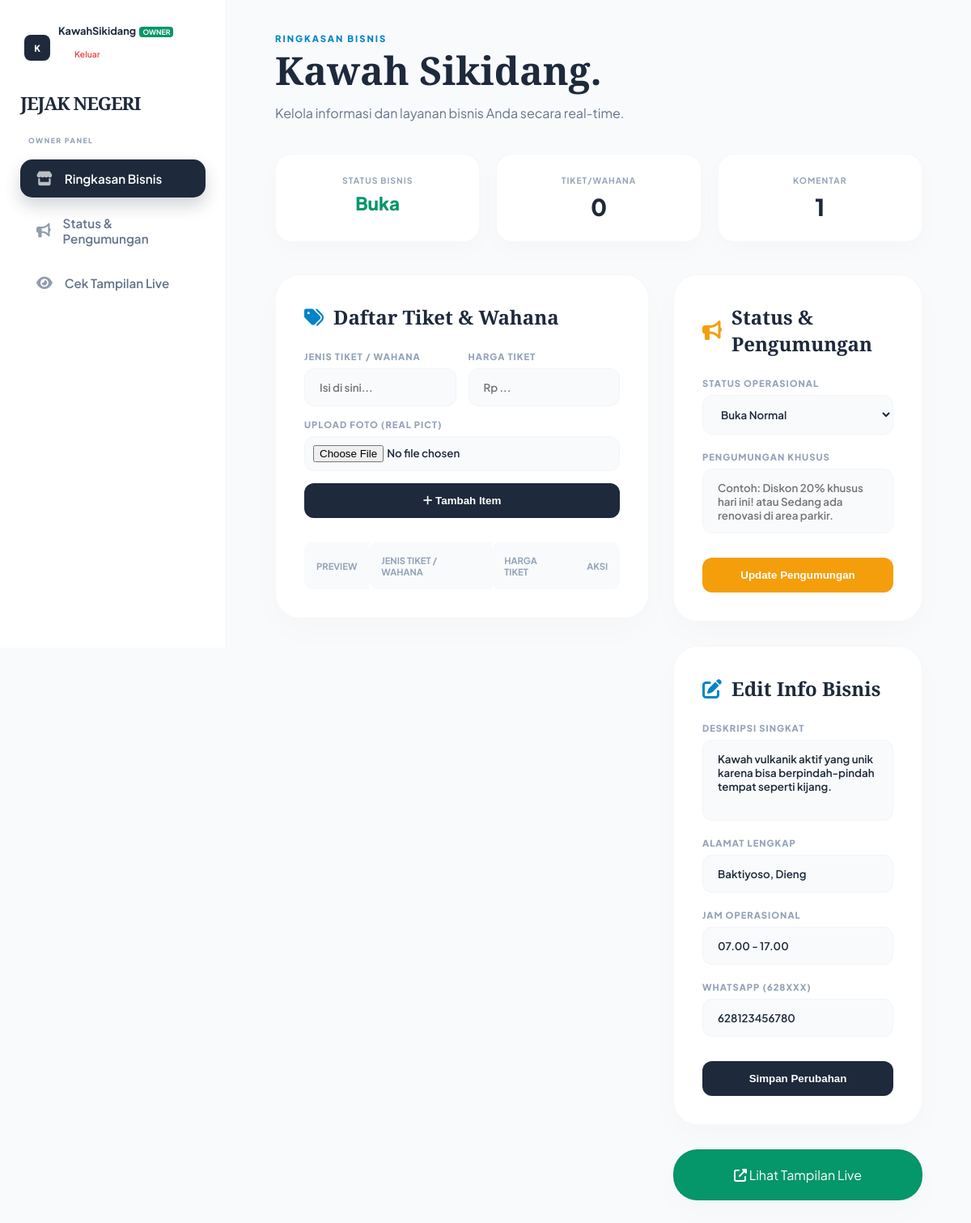
/owner_dashboard.php (signed in), run on the app's committed database.
### tables this page shows
CREATE TABLE `items` (
  `id` int NOT NULL,
  `category` enum('wisata','kuliner','penginapan') NOT NULL,
  `name` varchar(255) NOT NULL,
  `description` text,
  `price` varchar(100) DEFAULT NULL,
  `hours` varchar(100) DEFAULT NULL,
  `location` varchar(255) DEFAULT NULL,
  `sosmed` varchar(100) DEFAULT NULL,
  `maps_url` text,
  `image_url` text,
  `whatsapp` varchar(20) DEFAULT NULL,
  `menu` text,
  `room_types` text,
  `facilities` text,
  `status` varchar(50) DEFAULT 'Buka',
  `announcement` text,
  `owner_id` int DEFAULT NULL,
  `created_at` timestamp NOT NULL DEFAULT CURRENT_TIMESTAMP
);

### owner_dashboard.php (the view, shortened to what this page needs)
<?php
include 'db_config.php';
$user_id = $_SESSION['user_id'];
$biz_sql = "SELECT * FROM items WHERE owner_id = '$user_id' LIMIT 1";
$biz_res = mysqli_query($conn, $biz_sql);
$biz = mysqli_fetch_assoc($biz_res);
$biz_id = $biz['id'];
$label_title = "Daftar Harga & Menu";
$label_item = "Nama Item";
$label_price = "Harga";
$label_stats = "Layanan/Menu";
if ($biz['category'] == 'penginapan') {
    $label_title = "Daftar Kamar & Fasilitas";
    $label_item = "Tipe Kamar / Layanan";
    $label_price = "Biaya per Malam";
    $label_stats = "Tipe Kamar";
} elseif ($biz['category'] == 'wisata') {
    $label_title = "Daftar Tiket & Wahana";
    $label_item = "Jenis Tiket / Wahana";
    $label_price = "Harga Tiket";
    $label_stats = "Tiket/Wahana";
}
$comment_count = mysqli_fetch_assoc(mysqli_query($conn, "SELECT COUNT(*) as count FROM comments WHERE item_id = $biz_id"))['count'];
$price_item_count = mysqli_fetch_assoc(mysqli_query($conn, "SELECT COUNT(*) as count FROM business_items WHERE parent_item_id = $biz_id"))['count'];
?>
<!DOCTYPE html>
<html lang="id">
<head>
    <link rel="stylesheet" href="style.css?v=1.6">
</head>
<body style="background: #f8fafc;">
    <?php include 'sidebar.php'; ?>
    <main class="content-area-with-sidebar">
        <div class="page-container">
            <div class="biz-info-header">
                <p style="color: var(--accent); font-weight: 800; text-transform: uppercase; letter-spacing: 2px; font-size: 0.7rem;">Ringkasan Bisnis</p>
                <h1 style="font-family: 'Playfair Display'; font-size: 3rem; margin-bottom: 10px;"><?= $biz['name'] ?><span>.</span></h1>
                <p style="color: #64748b;">Kelola informasi dan layanan bisnis Anda secara real-time.</p>
            </div>
            <div class="stats-row">
                <div class="stat-card">
                    <h4>Status Bisnis</h4>
                    <p style="color: #059669; font-size: 1.4rem;"><?= $biz['status'] ?? 'Buka' ?></p>
                </div>
                <div class="stat-card">
                    <h4><?= $label_stats ?></h4>
                    <p><?= $price_item_count ?></p>
                </div>
                <div class="stat-card">
                    <h4>Komentar</h4>
                    <p><?= $comment_count ?></p>
                </div>
            </div>
            <div class="dashboard-grid">
                <div class="left-col">
                    <div class="card-panel" id="manage">
                        <h3 class="panel-title"><i class="fas fa-tags" style="color: var(--accent);"></i> <?= $label_title ?></h3>
                        <form action="owner_dashboard.php" method="POST" enctype="multipart/form-data" style="display: grid; grid-template-columns: 1fr 1fr; gap: 15px; margin-bottom: 30px;">
                            <div class="input-wrap">
                                <label><?= $label_item ?></label>
                                <input type="text" name="sub_name" class="minimal-input" placeholder="Isi di sini..." required>
                            </div>
                            <div class="input-wrap">
                                <label><?= $label_price ?></label>
                                <input type="text" name="sub_price" class="minimal-input" placeholder="Rp ..." required>
                            </div>
                            <div class="input-wrap" style="grid-column: span 2;">
                                <label>Upload Foto (Real Pict)</label>
                                <input type="file" name="sub_image" class="minimal-input" style="padding: 10px;" accept="image/*">
                            </div>
                            <button type="submit" name="add_sub_item" class="btn-action" style="grid-column: span 2; margin-top:0;">
                                <i class="fas fa-plus"></i> Tambah Item
                            </button>
                        </form>
                        <table>
                            <thead>
                                <tr>
                                    <th>Preview</th>
                                    <th><?= $label_item ?></th>
                                    <th><?= $label_price ?></th>
                                    <th style="text-align: right;">Aksi</th>
                                </tr>
                            </thead>
                        </table>
                    </div>
                </div>
                <div class="right-col">
                    <div class="card-panel" id="bullhorn">
                        <h3 class="panel-title"><i class="fas fa-bullhorn" style="color: #f59e0b;"></i> Status & Pengumungan</h3>
                        <form action="owner_dashboard.php" method="POST" class="form-row">
                            <div class="input-wrap">
                                <label>Status Operasional</label>
                                <select name="status" class="minimal-input">
                                    <option value="Buka" <?= $biz['status'] == 'Buka' ? 'selected' : '' ?>>Buka Normal</option>
                                </select>
                            </div>
                            <div class="input-wrap">
                                <label>Pengumungan Khusus</label>
                                <textarea name="announcement" class="minimal-input" style="height: 80px; resize: none;" placeholder="Contoh: Diskon 20% khusus hari ini! atau Sedang ada renovasi di area parkir."><?= htmlspecialchars($biz['announcement'] ?? '') ?></textarea>
                            </div>
                            <button type="submit" name="update_biz_info" class="btn-action" style="background: #f59e0b;">Update Pengumungan</button>
                        </form>
                    </div>
                    <div class="card-panel">
                        <h3 class="panel-title"><i class="fas fa-edit" style="color: var(--accent);"></i> Edit Info Bisnis</h3>
                        <form action="owner_dashboard.php" method="POST" class="form-row">
                            <div class="input-wrap">
                                <label>Deskripsi Singkat</label>
                                <textarea name="description" class="minimal-input" style="height: 100px; resize: none;"><?= htmlspecialchars($biz['description']) ?></textarea>
                            </div>
                            <div class="input-wrap">
                                <label>Alamat Lengkap</label>
                                <input type="text" name="location" class="minimal-input" value="<?= htmlspecialchars($biz['location']) ?>">
                            </div>
                            <div class="input-wrap">
                                <label>Jam Operasional</label>
                                <input type="text" name="hours" class="minimal-input" value="<?= htmlspecialchars($biz['hours']) ?>">
                            </div>
                            <div class="input-wrap">
                                <label>WhatsApp (628xxx)</label>
                                <input type="text" name="whatsapp" class="minimal-input" value="<?= htmlspecialchars($biz['whatsapp']) ?>">
                            </div>
                            <button type="submit" name="update_biz_info" class="btn-action">Simpan Perubahan</button>
                        </form>
                    </div>
                    <a href="beranda.php" target="_blank" class="card-panel" style="display: block; text-decoration: none; text-align: center; background: var(--nature); color: white; padding: 20px;">
                        <i class="fas fa-external-link-alt"></i> Lihat Tampilan Live
                    </a>
                </div>
            </div>
        </div>
    </main>
</body>
</html>

### style.css (style rules this page uses)
:root { --primary: #1e293b; --accent: #0284c7; --nature: #059669; --bg-light: #f8fafc; --card-bg: #ffffff; --sidebar-width: 280px; --radius-lg: 30px; --radius-md: 20px; --shadow-soft: 0 10px 40px rgba(0,0,0,0.04); --transition: all 0.5s cubic-bezier(0.16, 1, 0.3, 1); }
* { margin: 0; padding: 0; box-sizing: border-box; -webkit-font-smoothing: antialiased; }
body { font-family: 'Plus Jakarta Sans', sans-serif; background-color: var(--bg-light); color: var(--primary); min-height: 100vh; overflow-x: hidden; }
.content-area-with-sidebar { margin-left: var(--sidebar-width); width: calc(100% - var(--sidebar-width)); min-height: 100vh; position: relative; }

### owner_dashboard.php (style rules this page uses)
.page-container { padding: 40px 60px; }
.biz-info-header { margin-bottom: 40px; }
.stats-row { display: grid; grid-template-columns: repeat(3, 1fr); gap: 20px; margin-bottom: 40px; }
.stat-card { background: white; padding: 25px; border-radius: 20px; box-shadow: 0 10px 30px rgba(0,0,0,0.02); border: 1px solid rgba(0,0,0,0.03); text-align: center; }
.stat-card h4 { color: #94a3b8; font-size: 0.65rem; text-transform: uppercase; letter-spacing: 1px; margin-bottom: 8px; }
.stat-card p { font-size: 1.8rem; font-weight: 800; color: var(--primary); }
.dashboard-grid { display: grid; grid-template-columns: 1.5fr 1fr; gap: 30px; }
.card-panel { background: white; padding: 35px; border-radius: 30px; box-shadow: 0 15px 40px rgba(0,0,0,0.02); border: 1px solid rgba(0,0,0,0.03); margin-bottom: 30px; }
.panel-title { font-family: 'Playfair Display'; font-size: 1.5rem; margin-bottom: 25px; display: flex; align-items: center; gap: 12px; }
.form-row { display: grid; gap: 20px; }
.input-wrap { display: flex; flex-direction: column; gap: 8px; }
.input-wrap label { font-size: 0.7rem; font-weight: 800; color: #94a3b8; text-transform: uppercase; letter-spacing: 1px; }
.minimal-input { width: 100%; padding: 14px 18px; border-radius: 12px; border: 1.5px solid #f1f5f9; background: #f8fafc; font-family: inherit; font-weight: 600; color: var(--primary); transition: 0.3s; }
.btn-action { background: var(--primary); color: white; border: none; padding: 14px 25px; border-radius: 12px; font-weight: 800; cursor: pointer; transition: 0.3s; width: 100%; margin-top: 10px; }
table { width: 100%; border-collapse: collapse; margin-top: 10px; }
th { background: #f8fafc; padding: 15px; text-align: left; font-size: 0.7rem; text-transform: uppercase; color: #94a3b8; border-radius: 10px 0 0 10px; }
th:last-child { border-radius: 0 10px 10px 0; }

### data on the page
items: name "Kawah Sikidang", status "Buka", category "TIKET/WAHANA", category "Daftar Tiket & Wahana", category "JENIS TIKET / WAHANA", category "HARGA TIKET", status "Buka Normal", description "Kawah vulkanik aktif yang unik karena bisa berpindah-pindah tempat seperti kijang.", location "Baktiyoso, Dieng", hours "07.00 - 17.00", whatsapp "628123456780"

### other printed values
substr($_SESSION['username'], 0, 1) "K"
$_SESSION['username'] "KawahSikidang"
$role "OWNER"
$price_item_count "0"
$comment_count "1"
